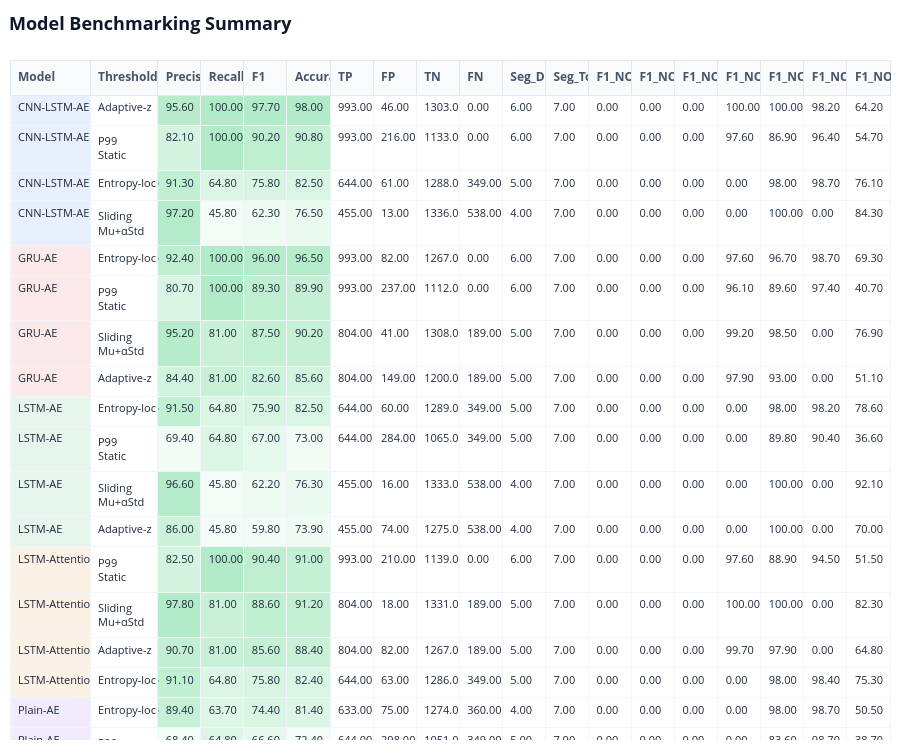

Write notebook code for a chart like this one.
### Code cell
import pandas as pd
import plotly.graph_objects as go

# 1. เตรียมข้อมูล (สมมติว่าใช้ df ตัวเดิมที่มี Model และ Threshold)
# เรียงลำดับเพื่อให้กลุ่มโมเดลเดียวกันอยู่ด้วยกัน
df_styled = df.sort_values(['Model', 'F1'], ascending=[True, False])

# 2. กำหนดสีพื้นหลังสำหรับ Model (ให้สีอ่อนๆ ตามธีมที่คุณชอบ)
# แมตช์สีหลักกับชื่อโมเดล (ใช้สีจาก _MODEL_COLORS แต่ทำให้จางลงมากเพื่อเป็นพื้นหลัง)
_MODEL_BG = {
    "CNN-LSTM-AE": "rgba(37, 99, 235, 0.1)",   # blue faint
    "GRU-AE": "rgba(220, 38, 38, 0.1)",        # red faint
    "LSTM-AE": "rgba(22, 163, 74, 0.1)",       # green faint
    "LSTM-Attention-AE": "rgba(217, 119, 6, 0.1)", # amber faint
    "Plain-AE": "rgba(124, 58, 237, 0.1)",     # violet faint
    "Plain-LSTM": "rgba(8, 145, 178, 0.1)"     # cyan faint
}

# 3. สร้างฟังก์ชันสร้าง Bar ในช่อง (ใช้ Unicode หรือการไล่สี)
# แต่ใน Plotly Table วิธีที่คลีนที่สุดคือการคำนวณ 'Fill Color' แบบไล่เฉด (Gradient) 
# หรือใช้สีตัวอักษรช่วย

column_colors = []
for col in df_styled.columns:
    if col == 'Model':
        # ใส่สีตามกลุ่มโมเดล
        column_colors.append([_MODEL_BG.get(m, "white") for m in df_styled['Model']])
    elif col in ['Precision', 'Recall', 'F1', 'Accuracy']:
        # คอลัมน์ตัวเลขหลัก: ใช้สีเขียวอ่อนไล่ระดับตามค่า (Heatmap style)
        c_min, c_max = df_styled[col].min(), df_styled[col].max()
        col_c = []
        for val in df_styled[col]:
            norm = (val - c_min) / (c_max - c_min + 1e-9)
            col_c.append(f'rgba(34, 197, 94, {0.05 + (norm * 0.3)})') # Green intensity
        column_colors.append(col_c)
    else:
        # คอลัมน์อื่นๆ ใช้สีขาวปกติ
        column_colors.append(['white'] * len(df_styled))

# 4. สร้างตาราง
fig = go.Figure(data=[go.Table(
    columnwidth = [130, 110] + [70] * (len(df_styled.columns)-2),
    header=dict(
        values=[f"<b>{c}</b>" for c in df_styled.columns],
        fill_color='#f8fafc',
        align='left',
        font=dict(color='#475569', size=12),
        line_color='#e2e8f0',
        height=35
    ),
    cells=dict(
        values=[df_styled[c] for c in df_styled.columns],
        fill_color=column_colors,
        align='left',
        font=dict(color='#1e293b', size=11),
        line_color='#f1f5f9', # เส้นตารางจางๆ
        height=30,
        # ปรับ format ตัวเลขให้ดูสะอาด
        format=[None, None] + [".2f"] * (len(df_styled.columns)-2) 
    )
)])

# 5. ปรับ Layout ให้ดู Minimal เหมือนในภาพ
fig.update_layout(
    title=dict(
        text="<b>Model Benchmarking Summary</b>",
        font=dict(size=18, color='#0f172a'),
        x=0.01
    ),
    margin=dict(l=10, r=10, t=60, b=10),
    height=25 * len(df_styled) + 150 # ความสูง auto ตามจำนวนแถว
)

fig.show()

### Figure 1 — Plotly figure (JSON) as saved in the notebook; plotly's stock layout.template omitted (floating-point values rounded to 4 significant figures; data arrays with more than 128 entries replaced by an {"elided": "..."} marker saying what was removed)
{"data": [{"cells": {"align": "left", "fill": {"color": {"elided": "19x24 str values"}}, "font": {"color": "#1e293b", "size": 11}, "format": [null, null, ".2f", ".2f", ".2f", ".2f", ".2f", ".2f", ".2f", ".2f", ".2f", ".2f", ".2f", ".2f", ".2f", ".2f", ".2f", ".2f", ".2f"], "height": 30, "line": {"color": "#f1f5f9"}, "values": {"elided": "19x24 mixed values"}}, "columnwidth": [130, 110, 70, 70, 70, 70, 70, 70, 70, 70, 70, 70, 70, 70, 70, 70, 70, 70, 70], "header": {"align": "left", "fill": {"color": "#f8fafc"}, "font": {"color": "#475569", "size": 12}, "height": 35, "line": {"color": "#e2e8f0"}, "values": ["<b>Model</b>", "<b>Threshold</b>", "<b>Precision</b>", "<b>Recall</b>", "<b>F1</b>", "<b>Accuracy</b>", "<b>TP</b>", "<b>FP</b>", "<b>TN</b>", "<b>FN</b>", "<b>Seg_Detected</b>", "<b>Seg_Total</b>", "<b>F1_NOV_6_3</b>", "<b>F1_NOV_12_6</b>", "<b>F1_NOV_28_1</b>", "<b>F1_NOV_6_5</b>", "<b>F1_NOV_14_4</b>", "<b>F1_NOV_20_1</b>", "<b>F1_NOV_26_8</b>"]}, "type": "table"}], "layout": {"height": 750, "margin": {"b": 10, "l": 10, "r": 10, "t": 60}, "title": {"font": {"color": "#0f172a", "size": 18}, "text": "<b>Model Benchmarking Summary</b>", "x": 0.01}}}
